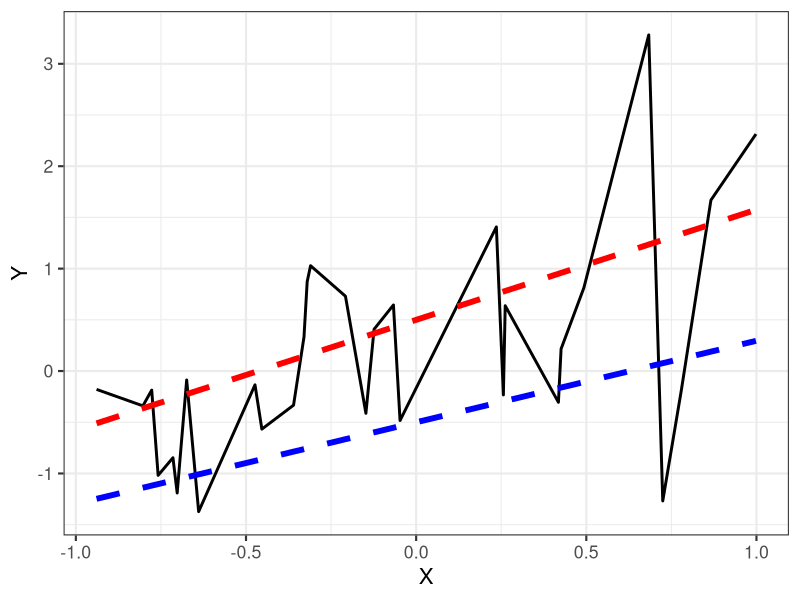

R code for this plot: (Note: a time limit stopped this script after it produced the figure.)

### Libraries (if necessary)
library(ggplot2)
library(dplyr)

set.seed(2023)

##### Question 1.A

## True Underlying Model
N = 30
x = runif(N, -1, 1)
e = rnorm(N, 0, 1)
y = 0.8 * x + e

## Fitted Models

g1.Mod = lm(y ~ 0 + x, offset = rep(0.5, N))

g2.Mod = lm(y ~ 0 + x, offset = rep(-0.5, N))

## Plot true model and overlay fitted models
colVec = c("blue", "red", "black")
lmPlotData = data.frame("X" = x,
                        "Y" = y,
                        "G1" = g1.Mod$fitted.values,
                        "G2" = g2.Mod$fitted.values,
                        "Color" = colVec)

pdf("lmPlot.pdf")
ggplot(lmPlotData, aes(x = X)) +
  geom_line(aes(y = Y), color = "black", size = 1, linetype = 1) +
  geom_line(aes(y = G1), color = "red", size = 2, linetype = 2) +
  geom_line(aes(y = G2), color = "blue", size = 2, linetype = 2) +
  theme_bw(base_size = 16)
dev.off()

## Expected Performance using R^2

MSE = function(N, yhat, y){
  (1/N)*sum((yhat - y)^2)
}

summary(g1.Mod)
summary(g2.Mod)

G1.MSE = MSE(N, lmPlotData$G1, y)
G2.MSE = MSE(N, lmPlotData$G2, y)

##### Question 1.B

dataSize = 10000
setSize = 5:25

matG.star.out = matrix(0, nrow = 21, ncol = dataSize)
matG.star.val = matrix(0, nrow = 21, ncol = dataSize)

for(i in 1:dataSize){
  
  xi = runif(N, -1, 1)
  ei = rnorm(N, 0, 1)
  yi = 0.8 * xi + ei
  
  for (j in 1:length(setSize)){
    
    sizeS = setSize[j]
    sizeTrain = N - sizeS
    
    samp = sort(sample(1:N, sizeS, replace = FALSE))
    
    valData = xi[samp]
    trainData = xi[-samp]
    
    yVal = yi[samp]
    yTrain = yi[-samp]
    
    g1.Mod.i = lm(yTrain ~ 0 + trainData, offset = rep(0.5, sizeTrain))
    b1 = as.numeric(g1.Mod.i$coefficients)
    
    g2.Mod.i = lm(yTrain ~ 0 + trainData, offset = rep(-0.5, sizeTrain))
    b2 = as.numeric(g2.Mod.i$coefficients)
    
    g1.valPred = 0.5 + (b1 * valData)
    g2.valPred = -0.5 + (b2 * valData)
    
    G1.MSE.i = MSE(sizeS, g1.valPred, yVal)
    G2.MSE.i = MSE(sizeS, g2.valPred, yVal)
    
    if(G1.MSE.i < G2.MSE.i){
      
      matG.star.out[j, i] = MSE(sizeTrain, g1.Mod.i$fitted.values, yTrain)
      matG.star.val[j, i] = G1.MSE.i
    }
    
    else {
      matG.star.out[j, i] = MSE(sizeTrain, g2.Mod.i$fitted.values, yTrain)
      matG.star.val[j, i] = G2.MSE.i
    }
  }
}

err.Gstar.out = rowMeans(matG.star.out)
err.Gstar.val = rowMeans(matG.star.val)

errorPlotData = data.frame("SetSize" = setSize,
                           "ValExp" = err.Gstar.val,
                           "OutExp" = err.Gstar.out)

pdf("errorPlot.pdf")
ggplot(errorPlotData, aes(x = SetSize)) +
  geom_line(aes(y = ValExp), color = "black", size = 2, linetype = 1) +
  geom_line(aes(y = rev(OutExp)), color = "red", size = 2, linetype = 1) +
  xlab("Size of Set") + ylab("Expected Error") +
  theme_bw(base_size = 16)
dev.off()
